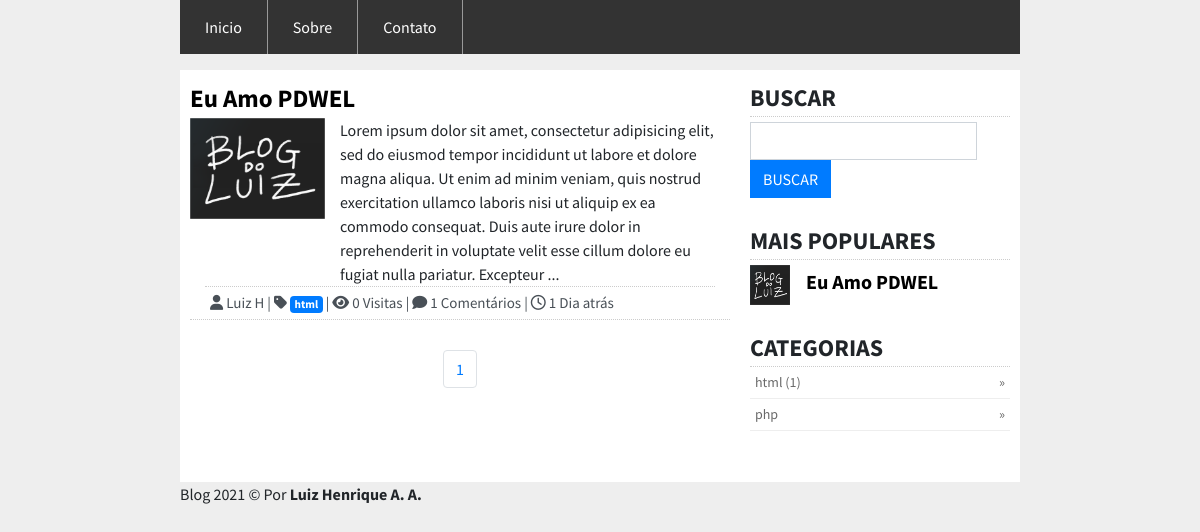
The page / on the database its author committed.
### tables this page shows
CREATE TABLE `posts` (
  `id` int(11) NOT NULL,
  `titulo` varchar(200) NOT NULL,
  `subtitulo` varchar(200) NOT NULL,
  `postagem` text NOT NULL,
  `imagem` varchar(200) NOT NULL,
  `data` varchar(200) NOT NULL,
  `categoria` varchar(200) NOT NULL,
  `id_postador` varchar(200) NOT NULL,
  `visualizacoes` int(200) NOT NULL DEFAULT '0'
);

CREATE TABLE `usuarios` (
  `id` int(11) NOT NULL,
  `nome` varchar(200) NOT NULL,
  `usuario` varchar(200) NOT NULL,
  `senha` varchar(500) NOT NULL,
  `superadmin` int(11) NOT NULL DEFAULT '0'
);

CREATE TABLE `categorias` (
  `id` int(11) NOT NULL,
  `categoria` varchar(200) NOT NULL
);

### lib/functions.php (the view, shortened to what this page needs)
<?php
	function pdo(){
		$db_host = db_host;
		$db_usuario = db_usuario;
		$db_senha = db_senha;
		$db_banco = db_banco;
		try{
			return $pdo = new PDO("mysql:host={$db_host};dbname={$db_banco}", $db_usuario, $db_senha);
		}catch(PDOException $e){
			exit("Erro ao conectar-se ao banco: ".$e->getMessage());
		}
	}
	function paginacao(){
		$url = (isset($_GET['pagina'])) ? $_GET['pagina'] : 'inicio';
		$explode = explode('/', $url);
		$dir = 'pags/php/';
		$ext = '.php';
		if(file_exists($dir.$explode[0].$ext)){
			include($dir.$explode[0].$ext);
		}else{
			include($dir."p".$ext);
		}
	}
	function getData(){
		return date('d-m-Y H:i:s');
	}
	function getNomeCategoria($id){
		$pdo = pdo();
		$stmt = $pdo->prepare("SELECT categoria FROM categorias WHERE id = :id");
		$stmt->execute([':id' => $id]);
		$dados = $stmt->fetch(PDO::FETCH_ASSOC);
		return $dados['categoria'];
	}
	function calculaDias($diaX,$diaY){
		$data1 = new DateTime($diaX);
		$data2 = new DateTime($diaY);
		$intervalo = $data1->diff($data2);
		if($intervalo->y > 1){
		  return $intervalo->y." Anos atrás";
		}elseif($intervalo->y == 1){
		  return $intervalo->y." Ano atrás";
		}elseif($intervalo->m > 1){
		  return $intervalo->m." Meses atrás";
		}elseif($intervalo->m == 1){
		  return $intervalo->m." Mês atrás";
		}elseif($intervalo->d > 1){
		  return $intervalo->d." Dias atrás";
		}elseif($intervalo->d > 0){
		  return $intervalo->d." Dia atrás";
		}elseif($intervalo->h > 0){
		  return $intervalo->h." Horas atrás";
		}elseif($intervalo->i > 1 && $intervalo->i < 59){
		  return $intervalo->i." Minutos atrás";
		}elseif($intervalo->i == 1){
		  return $intervalo->i." Minuto atrás";
		}elseif($intervalo->s < 60 && $intervalo->i <= 0){
		  return $intervalo->s." Segundo atrás";
		}
	}
	function contador_ComentariosFromPost($id_post){
		$pdo = pdo();
		$stmt = $pdo->prepare("SELECT id FROM comentarios WHERE id_post = :id_post");
		$stmt->execute([':id_post' => $id_post]);
		return $stmt->rowCount();
	}
	function limitaCaracters($titulo){
		if(strlen($titulo) <= totalCaractersPosts){
			return $titulo;
		}else{
			return mb_substr($titulo, 0, totalCaractersPosts)."...";
		}
	}
	function getDadosUserSite($usuario, $var){
			$pdo = pdo();
			$stmt = $pdo->prepare("SELECT * FROM usuarios WHERE usuario = :usuario");
			$stmt->execute([':usuario' => $usuario]);
			$dados = $stmt->fetch(PDO::FETCH_ASSOC);
			return $dados[$var];
	}
	function getPosts(){
		$pdo = pdo();
		$data = getData();
		$url = (isset($_GET['pagina'])) ? $_GET['pagina'] : 'dashboard';
		$explode = explode('/', $url);
		$pg = (isset($explode['2'])) ? $explode['2'] : 1;
		$maximo = totalPostsPorPagina;
		$inicio = ($pg -1) * $maximo;
		$stmt = $pdo->prepare("SELECT * FROM posts ORDER BY id DESC limit $inicio,$maximo");
		$stmt->execute();
		$total = $stmt->rowCount();
		if($total > 0){
			while ($dados = $stmt->fetch(PDO::FETCH_ASSOC)) {
				echo "<div class='content-post'>
  <div class='title'>
    <a href='{$dados['subtitulo']}'>{$dados['titulo']}</a>
  </div>
  <div class='content'>
    <div class='container'>
      <div class='row'>
        <div class='col-sm-3'>
          <img src='{$dados['imagem']}' class='img-fluid'>
        </div>
        <div class='col-sm'>
         ".limitaCaracters(strip_tags($dados['postagem']))."
        </div>
      </div>
  <div class='infos'>
    <i class='fas fa-user'></i> ".getDadosUserSite($dados['id_postador'],"nome")." |
    <i class='fas fa-tag'></i> <a href='categoria/{$dados['categoria']}' class='badge badge-primary'>".getNomeCategoria($dados['categoria'])."</a> |
    <i class='fas fa-eye'></i> ".$dados['visualizacoes']." Visitas |
    <i class='fas fa-comment'></i> ".contador_ComentariosFromPost($dados['id'])." Comentários |
    <i class='far fa-clock'></i> ".calculaDias($data, $dados['data'])."
  </div>
    </div>
  </div>
</div>";
			}
		}
	}
	function listaPaginas(){
		$pdo = pdo();
		$stmt = $pdo->prepare("SELECT * FROM posts");
		$stmt->execute();
		$total = $stmt->rowCount();
		$maximo = totalPostsPorPagina;
		$links = ceil($total/$maximo);
		$pg = (isset($explode['2'])) ? $explode['2'] : 1;
		for($i = 1; $i < $pg + $links; $i++){
			echo "<li class='page-item'><a class='page-link' href='inicio/posts/{$i}'>{$i}</a></li>";
		}
	}
	function getPopularesPosts(){
		$pdo = pdo();
		$limite = totalPostsPorPagina;
		$stmt = $pdo->prepare("SELECT * FROM posts ORDER BY visualizacoes DESC LIMIT $limite");
		$stmt->execute();
		$total = $stmt->rowCount();
		if($total > 0){
			while($dados = $stmt->fetch(PDO::FETCH_ASSOC)){
				echo "<div class='content margin-top'>
	<div class='media'>
	  <img src='{$dados['imagem']}' class='mr-3'>
	  <div class='media-body'>
	    <h5 class='mt-0'><a href='{$dados['subtitulo']}'>{$dados['titulo']}</a></h5>
	  </div>
	</div>
</div>";
			}
		}
	}
	function getTotalPostsByCategoria($categoria){
		$pdo = pdo();
		$stmt = $pdo->prepare("SELECT * FROM posts WHERE categoria = :categoria");
		$stmt->execute([':categoria' => $categoria]);
		$total = $stmt->rowCount();
		if($total > 0){
			return "(".$total.")";
		}
	}
	function getCategoriasSite(){
		$pdo = pdo();
		$stmt = $pdo->prepare("SELECT * FROM categorias ORDER BY categoria ASC");
		$stmt->execute();
		$total = $stmt->rowCount();
		if($total > 0){
			while ($dados = $stmt->fetch(PDO::FETCH_ASSOC)) {
				echo "<li><a href='categoria/{$dados['id']}'>{$dados['categoria']} ".getTotalPostsByCategoria($dados['id'])."</a></li>";
			}
		}
	}
?>

### index.php (shortened to what this page needs)
<!doctype html>
<html lang="pt-br">
  <head>
    <link rel="stylesheet" href="https://stackpath.bootstrapcdn.com/bootstrap/4.3.1/css/bootstrap.min.css">
    <link rel="stylesheet" href="css/style.css">
  </head>
  <body>
    <nav>
      <div class="navbar-collapse" id="navbarSupportedContent">
        <ul>
          <li><a href="inicio">Inicio</a></li>
          <li><a href="sobre">Sobre</a></li>
          <li><a href="contato">Contato</a></li>
        </ul>
      </div>
    </nav>
    <div class="container">
      <div class="row">
        <div class="col-sm-8">
          <?php paginacao();?>
          </div>
        <div class="col-sm-4">
          <div class="menu-right">
              <div class="title">BUSCAR</div>
              <div class="content">
                <form method="POST" class="form-inline margin-top" action="busca">
                  <input type="text" name="busca" class="form-control" required>
                  <input type="submit" value="BUSCAR" class="btn btn-primary">
                </form>
              </div>
          </div>
          <div class="menu-right">
            <div class="title">MAIS POPULARES</div>
            <?php getPopularesPosts(); ?>
          </div>
            <div class="menu-right">
              <div class="title">CATEGORIAS</div>
              <div class="content">
                <ul>
                  <?php getCategoriasSite();?>
                </ul>
              </div>
            </div>
        </div>
      </div>
    </div>
  <footer><?php echo titulo_site;?> &copy; Por <b>Luiz Henrique A. A.</b></footer>
  </body>
</html>

### pags/php/inicio.php
<?php getPosts();?>
<ul class="pagination justify-content-center">
  <?php listaPaginas();?>
</ul>

### css/style.css (style rules this page uses)
* { margin: 0px; padding: 0px; }
body { background-color: #EEE; font-family: 'Source Sans Pro', sans-serif; }
@media (min-width:992px) { body { margin-left: 15%; margin-right: 15%; } }
@media (min-width:992px) { nav { background-color: #333; } }
@media (min-width:992px) { nav ul { list-style: none; display: table; table-layout: fixed; } }
@media (min-width:992px) { nav ul li { float: left; } }
@media (min-width:992px) { nav ul li a { display: block; color: white; text-align: center; padding: 15px 25px; text-decoration: none; border-right: 1px solid #999; } }
.container .row .col-sm-8 { margin: 0px; padding: 0px; background-color: #FFF; }
.container .row .col-sm-4 { margin: 0px; padding: 10px; background-color: #FFF; }
.content-post { padding: 10px; }
.content-post .title { font-size: 25px; font-weight: bold; }
.content-post .title a, a:hover { text-decoration: none; color: #000; }
.content-post .infos { font-size: 15px; margin-top: 5px; padding: 0px; margin: 0px; color: #495057; }
.content-post .content { border-bottom: 1px dotted #ccc; margin-bottom: 20px; }
.content-post .infos { border-top: 1px dotted #ccc; padding: 5px; }
.content-post .content .row .col-sm-3 { margin: 0px; padding: 0px; }
.menu-right { margin-bottom: 20px; }
.menu-right .margin-top { margin-top: 5px; }
.menu-right .btn, .form-control { border-radius: 0px; }
.menu-right .title { font-size: 24px; font-weight: bold; border-bottom: 1px dotted #ccc; }
.menu-right .content { padding-bottom: 5px; }
.menu-right .content ul { list-style: none; font-size: 14px; }
.menu-right .content .mr-3 { width: 40px; height: 40px; }
.menu-right .content .mt-0 { font-weight: bold; padding-top: 5px; }
.menu-right .content .mt-0 a, a:hover { color: #000; text-decoration: none; }
.menu-right .content ul li { color: #696969; border-bottom: 1px solid #eee; padding: 5px; }
.menu-right .content ul li a { color: #696969; }
.menu-right .content ul li a::after { content: " \00BB \0020"; float: right; }

### rows shown on the page
posts: titulo "Eu Amo PDWEL", imagem (picture), postagem "Lorem ipsum dolor sit amet, consectetur adipisicing elit, sed do eiusmod tempor incididunt ut labore et dolore magna aliqua. Ut enim ad minim veniam, quis nostrud exercitation ullamco laboris nisi ut aliquip ex ea commodo consequat. Duis aute irure dolor in reprehenderit in voluptate velit esse cillum dolore eu fugiat nulla pariatur. Excepteur ...", id_postador.nome "Luiz H", categoria.categoria "html", visualizacoes "0", id "1", data "1 Dia atrás"
categorias: categoria "html", id "(1)"
categorias: categoria "php"

### other values the page prints
titulo_site "Blog 2021"
